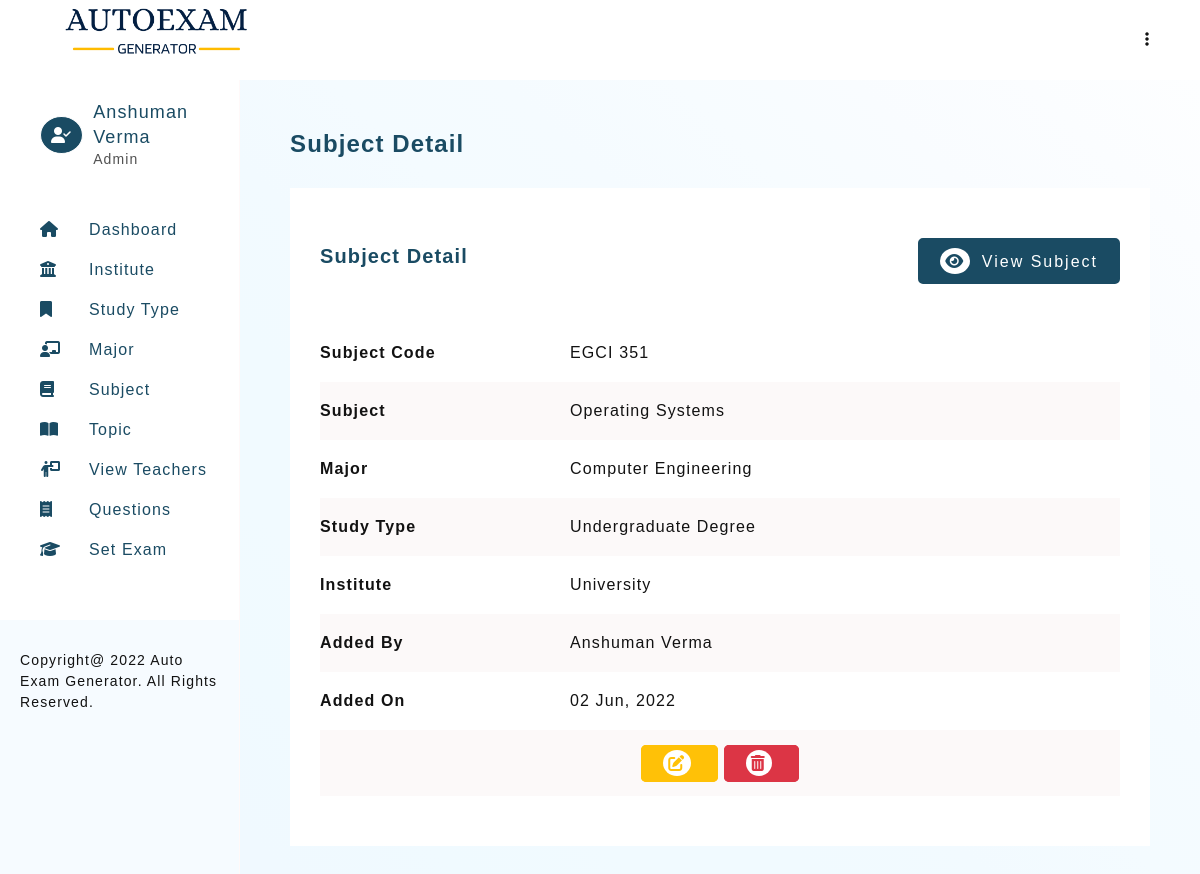
Screenshot of /autoexam/subject-detail.php?subject=1 (signed in) with the database file from the repository.
### tables this page shows
CREATE TABLE `teacher_profile` (
  `teacher_id` int(11) NOT NULL,
  `teacher_firstname` varchar(30) NOT NULL,
  `teacher_lastname` varchar(30) NOT NULL,
  `email` varchar(50) DEFAULT NULL,
  `password` varchar(100) NOT NULL,
  `type` enum('Admin','Teacher') NOT NULL DEFAULT 'Teacher',
  `addedOn` datetime DEFAULT current_timestamp()
);

CREATE TABLE `subject_details` (
  `subject_id` int(11) NOT NULL,
  `subject_code` varchar(30) NOT NULL,
  `subject_name` text NOT NULL,
  `major_id` int(11) DEFAULT NULL,
  `subjectAddedBy` int(11) DEFAULT NULL,
  `subjectAddedOn` datetime DEFAULT current_timestamp()
);

CREATE TABLE `major` (
  `major_id` int(11) NOT NULL,
  `major_name` text DEFAULT NULL,
  `type_of_study_id` int(11) DEFAULT NULL,
  `majorAddedBy` int(11) DEFAULT NULL,
  `majorAddedOn` datetime DEFAULT current_timestamp()
);

CREATE TABLE `type_of_study` (
  `type_of_study_id` int(11) NOT NULL,
  `study_name` text DEFAULT NULL,
  `institute_id` int(11) DEFAULT NULL,
  `studyAddedBy` int(11) DEFAULT NULL,
  `studyAddedOn` datetime DEFAULT current_timestamp()
);

CREATE TABLE `institute` (
  `institute_id` int(11) NOT NULL,
  `institute_name` varchar(100) DEFAULT NULL,
  `instituteAddedBy` int(11) DEFAULT NULL,
  `instituteAddedOn` datetime DEFAULT current_timestamp()
);

### autoexam/includes/config.php (called while the page is built, shortened)
<?php
    $sitename = "Auto Exam Generator";

### autoexam/subject-detail.php (the view, shortened to what this page needs)
<?php
    require_once './templates/header.php';
    if(isset($_SESSION['user']))
    {
        if(isset($_GET['subject']))
        {
            $subjectQuery = mysqli_query($connection,
                "SELECT * FROM `subject_details`
                LEFT JOIN `teacher_profile` ON `teacher_profile`.`teacher_id` = `subject_details`.`subjectAddedBy`
                LEFT JOIN `major` ON `major`.`major_id` = `subject_details`.`major_id`
                LEFT JOIN `type_of_study` ON `type_of_study`.`type_of_study_id` = `major`.`type_of_study_id`
                LEFT JOIN `institute` ON  `institute`.`institute_id` = `type_of_study`.`institute_id`
                WHERE `subject_details`.`subject_id` = '$_GET[subject]'
                ");
        }
    }
?>
<section>
    <h3 class="heading">Subject Detail</h3>
    <div class="card">
        <div class="card-heading">
            <div>
                <h4 class="sub-heading">Subject Detail</h4>
            </div>
            <a href="subject-view.php" class="btn btn-green"><i class="fa-solid fa-eye"></i> View Subject</a>
        </div>
        <div class="table-responsive">
            <table class="table">
                <tbody>
                    <?php
                        if(mysqli_num_rows($subjectQuery) == 1)
                        {
                            $subject = mysqli_fetch_assoc($subjectQuery);
                                echo "
                                    <tr>
                                        <th class=\"text-left\" width=\"30% \">Subject Code</th>
                                        <td>$subject[subject_code]</td>
                                    </tr>
                                    <tr>
                                        <th class=\"text-left\">Subject</th>
                                        <td>$subject[subject_name]</td>
                                     </tr>
                                    <tr>
                                        <th class=\"text-left\">Major</th>
                                        <td>$subject[major_name]</td>
                                    </tr>
                                    <tr>
                                        <th class=\"text-left\">Study Type</th>
                                        <td>$subject[study_name]</td>
                                    </tr>
                                    <tr>
                                        <th class=\"text-left\">Institute</th>
                                        <td>$subject[institute_name]</td>
                                    </tr>
                                    <tr>
                                        <th class=\"text-left\">Added By</th>
                                        <td>$subject[teacher_firstname] $subject[teacher_lastname]</td>
                                     </tr>
                                    <tr>
                                        <th class=\"text-left\">Added On</th>
                                        <td>".date("d M, Y", strtotime($subject['subjectAddedOn']))."</td>
                                    </tr>";
                                    if($_SESSION['userType'] == 'Admin')
                                    {
                                echo "<tr>
                                        <td colspan=\"2\" class=\"text-center\">
                                            <a href=\"subject.php?edit=$subject[subject_id]\" class=\"btn btn-edit\"><i class=\"fa-solid fa-pen-to-square\"></i></a>
                                            <a href=\"delete.php?delete_subject=$subject[subject_id]\"  class=\"btn btn-delete\"><i class=\"fa-solid fa-trash-can\"></i></a>
                                        </td>
                                    </tr>
                                ";
                            }
                        }
                        else
                        {
                            echo "<tr><td colspan=\"7\">0 Record found.</td></tr>";
                        }
                    ?>
                </tbody>
            </table>
        </div>
    </div>
</section>
<?php
    require_once './templates/footer.php';
?>

### autoexam/templates/header.php (shortened to what this page needs)
<?php
    require './includes/config.php';
    require_once './includes/connection.php';
    if(isset($_SESSION['user']))
    {
        $userQuery = mysqli_query($connection, "SELECT * FROM teacher_profile WHERE email = '$_SESSION[user]'");
        $userRow = mysqli_fetch_assoc($userQuery);
    }
?>
<!DOCTYPE html>
<html lang="en">
<head>
    <link rel="stylesheet" href="./assets/css/main.css">
    <link rel="stylesheet" href="./assets/css/style.css">
    <link rel="stylesheet" href="https://cdnjs.cloudflare.com/ajax/libs/font-awesome/6.1.1/css/all.min.css">
</head>
<body>
    <header class="admin-header">
        <h1 class="title">
            <img src="./assets/images/logo.png" alt="Auto Exam Generator" height="60px">
        </h1>
        <div>
            <ul>
                <li class="dropmenu">
                    <a href="#"><i class="fa-solid fa-ellipsis-vertical"></i></a>
                </li>
            </ul>
        </div>
    </header>
    <aside id="asideMenu">
        <div class="profile-header" id="profile-header2">
            <?php
                if($_SESSION['userType'] == 'Admin')
                {
                    echo "<i class=\"fa-solid fa-user-check\"></i>";
                }
                else
                {
                    echo "<i class=\"fa-solid fa-user\"></i>";
                }
            ?>
            <div>
                <h2>
                    <?=
                        $userRow['teacher_firstname'] ." ". $userRow['teacher_lastname']
                    ?>
                </h2>
                <p> <?=  $_SESSION['userType']; ?> </p>
            </div>
        </div>
        <section id="nav-header">
            <nav>
                <ul class="navbar">
                    <li><a href="dashboard.php"><i class="fa-solid fa-house"></i><span>Dashboard</span></a></li>
                            <li><a href="institute-view.php"><i class="fa-solid fa-building-columns"></i><span>Institute</span></a></li>
                            <li><a href="studyType-view.php"><i class="fa-solid fa-bookmark"></i><span>Study Type</span></a></li>
                            <li><a href="major-view.php"><i class="fa-solid fa-chalkboard-user"></i><span>Major</span></a></li>
                            <li><a href="subject-view.php"><i class="fa-solid fa-book"></i><span>Subject</span></a></li>
                            <li><a href="topic-view.php"><i class="fa-solid fa-book-open"></i><span>Topic</span></a></li>
                    <?php
                        if($_SESSION['userType'] == 'Admin')
                        {
                    ?>
                            <li><a href="teacher-view.php"><i class="fa-solid fa-person-chalkboard"></i><span>View Teachers</span></a></li>
                    <?php
                        }
                    ?>
                    <li><a href="question-view.php"><i class="fa-solid fa-receipt"></i><span>Questions</span></a></li>
                    <li><a href="setExam-1.php"><i class="fa-solid fa-graduation-cap"></i><span>Set Exam</span></a></li>
                </ul>
            </nav>
        </section>
        <footer class="copyright">Copyright@
            <?= date("Y"); ?>
            <?= $sitename; ?>. All Rights Reserved.
        </footer>
    </aside>
    <main>

### autoexam/assets/css/main.css (style rules this page uses)
* { margin: 0; padding: 0; box-sizing: border-box; }
body { font-family: 'Gill Sans', 'Gill Sans MT', Calibri, 'Trebuchet MS', sans-serif; color: #121212; letter-spacing: 0.07em; }
html { scroll-behavior: smooth; }
a { text-decoration: none; }
ul { list-style: none; }
.text-left { text-align: left; }
.text-center { text-align: center; }
.btn { padding: 8px 20px; border-radius: 5px; transition: all 0.2s; letter-spacing: 2px; font-size: 16px; }
.btn i { border-radius: 50%; padding: 5px; margin-right: 5px; transition: all 0.2s; }
.btn-green { background-color: #1a4b63; color: #fff; border: solid 2px #1a4b63; }
.btn-green i { background-color: #fff; color: #1a4b63; }
.btn-edit { background-color: #ffc107; color: #fff; border: solid 2px #ffc107; }
.btn-edit i { background-color: #fff; color: #ffc107; }
.btn-delete { background-color: #dc3545; color: #fff; border: solid 2px #dc3545; }
.btn-delete i { background-color: #fff; color: #dc3545; }

### autoexam/assets/css/style.css (style rules this page uses)
:root { --primary-color: #1a4b63; }
body { color: #121212; }
.admin-header { padding: 0 50px; background-color: #fff; display: flex; justify-content: space-between; width: 100%; z-index: 12; height: 10vh; line-height: 10vh; position: fixed; top: 0; left: 0; }
.admin-header .dropmenu { position: relative; text-align: right; }
.admin-header .dropmenu a { color: #121212; }
aside { width: 50%; background-color: #fff; height: 100%; overflow: auto; position: fixed; display: flex; flex-direction: column; justify-content: space-between; border-right: solid 1px rgb(255, 249, 249); display: none; background-color: #f6fbff; }
aside > #nav-header { padding: 20px 20px 50px 40px; display: grid; grid-template-columns: 1fr; row-gap: 20px; align-content: start; background-color: #fff; }
h1.title { color: var(--primary-color); font-size: 18px; }
.profile-header { display: flex; justify-content: flex-start; align-items: center; line-height: 1.4; padding: 20px 20px 20px 40px; background-color: #fff; }
.profile-header > i { border-radius: 50%; color: #fff; border: solid 1px; padding: 10px; background-color: var(--primary-color); margin-right: 10px; }
.profile-header > div > h2 { color: var(--primary-color); font-size: 18px; font-weight: normal; }
.profile-header > div > p { color: #515151; font-size: 14px; }
aside > #nav-header > nav > ul { line-height: 2.5; }
aside > #nav-header > nav > ul > li > a { color: var(--primary-color); font-size: 16px; display: block; }
aside > #nav-header > nav > ul > li > a > i { display: inline-block; width: 30px; }
aside > #nav-header > nav > ul > li > a > span { margin-left: 19px; }
aside > footer { background-color: #f6fbff; padding: 30px 20px 30px; line-height: 1.5; font-size: 14px; }
main { background-image: linear-gradient(to right top, #f0f9ff, #f0f9ff, #f0faff, #f1faff, #f1faff, #f2faff, #f4fbff, #f5fbff, #f7fcff, #f9fcff, #fbfdff, #fdfeff); min-height: 100vh; padding: 50px 50px; margin-top: 10vh; }
main > section { margin-bottom: 100px; }
.heading { color: var(--primary-color); margin-bottom: 30px; font-size: 24px; font-weight: 600; }
.sub-heading { color: var(--primary-color); margin-bottom: 10px; font-size: 20px; font-weight: 600; }
.card { background-color: #fff; padding: 50px 30px; }
.card-heading { display: flex; justify-content: space-between; align-items: center; margin-bottom: 30px; flex-direction: column; }
.table-responsive { overflow: auto; }
.table { width: 100%; border-collapse: collapse; margin-top: 10px; }
.table > tbody > tr > td { padding: 20px 10px; }
.table > tbody > tr:nth-child(even) { background-color: rgb(252, 249, 249); }
@media (min-width: 992px) { aside { display: block; width: 20%; } }
@media (min-width: 992px) { main { margin-left: 20%; width: 80%; } }
@media (min-width: 992px) { .card-heading { flex-direction: row; } }

### rows the page displays
teacher_profile: teacher_firstname "Anshuman", teacher_lastname "Verma"
subject_details: subject_code "EGCI 351", subject_name "Operating Systems", major.major_name "Computer Engineering", type_of_study.study_name "Undergraduate Degree", institute.institute_name "University", subjectAddedBy.teacher_firstname "Anshuman", subjectAddedBy.teacher_lastname "Verma", subjectAddedOn "02 Jun, 2022"

### other values shown
$_SESSION['userType'] "Admin"
$sitename "Auto Exam Generator"
